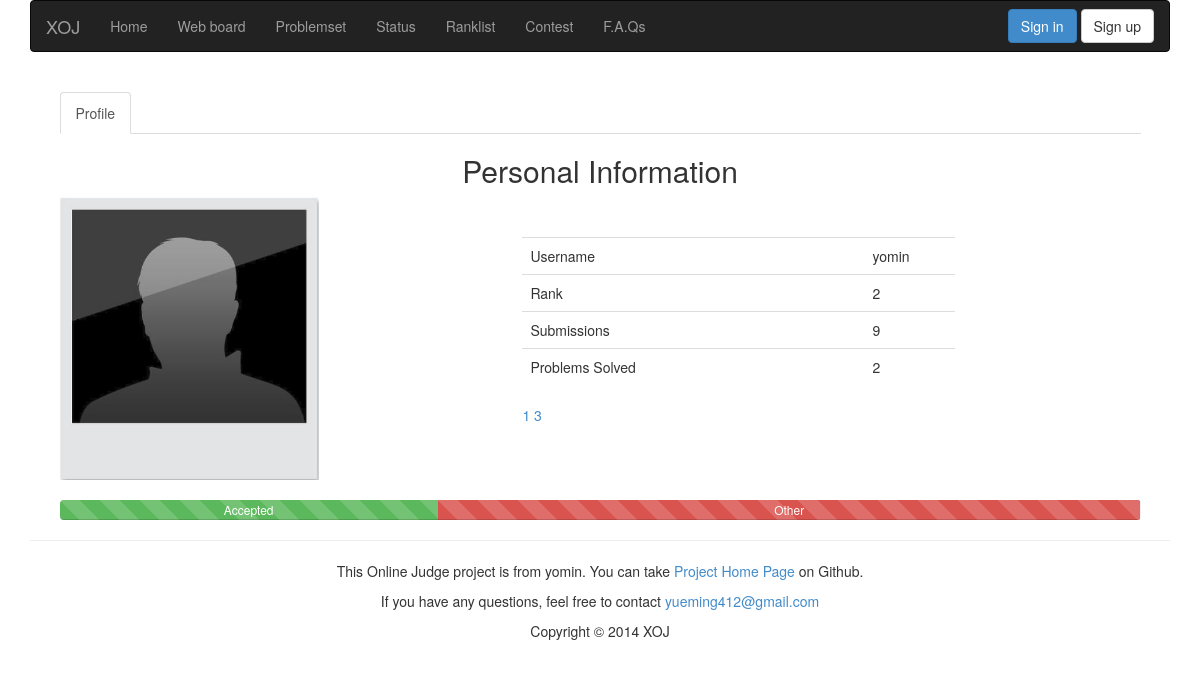
/userinfo?userid=yomin/, run on the app's committed database.
### appfile/models.py (models this page shows, shortened)
class User(db.Model):
    userid = db.Column(db.String(22), primary_key = True, unique = True)
    nickname = db.Column(db.String(22),unique = True)
    password = db.Column(db.String(100),unique = True)
    is_admin = db.Column(db.Boolean)
    ac_count = db.Column(db.Integer, default = 0)
    submit_count = db.Column(db.Integer, default = 0)

class Submit(db.Model):
    runid = db.Column(db.Integer, primary_key = True)
    userid = db.Column(db.String(22))
    pid = db.Column(db.Integer)
    result = db.Column(db.String(22), default = 'Pending')
    memory_used = db.Column(db.Integer, default = None)
    time_used = db.Column(db.Integer, default = None)
    language = db.Column(db.String(22))
    src = db.Column(db.Text)
    length = db.Column(db.Integer)
    submit_time = db.Column(db.String(22))
    ce_error = db.Column(db.Text, default = None)

### appfile/views.py (the view)
@app.route('/userinfo?userid=<userid>/')
def userinfo(userid):
    user = User.query.get(userid)
    solved_problem_list = Submit.query.filter_by(userid = userid, result = 'Accepted').order_by(Submit.pid).distinct(Submit.pid).all()
    user_list = User.query.order_by(User.ac_count.desc(), User.submit_count, User.userid).all()
    rank  = user_list.index(user) + 1
    return render_template('userinfo.html', user = user, rank = rank, solved_problem_list = solved_problem_list)

### appfile/views.py (called while the page is built)
@app.before_request
def before_request():
    g.user = current_user
    if g.user.is_authenticated():
        g.url = url_for('userinfo',userid = g.user.userid)

### appfile/templates/userinfo.html (shortened to what this page needs)
{% extends "base.html" %}
{% block content %}
<div id="wrapper2" class="container">
    <ul class="nav nav-tabs" role="tablist">
        <li role="presentation" class="active">
            <a href={{ url_for('userinfo',userid = user.userid) }}>Profile</a>
        </li>
    </ul>
    <center><h2>Personal Information</h2></center>
    <div class="row">
        <div class="col-sm-5">
            <img src={{ url_for('static', filename='image/anonimous.jpg') }} alt="anonimous image" height="60%" width="60%" />
        </div>
        <div class="col-sm-5">
            <table class="table">
                <br><br>
                <tr>
                    <td class="left">Username</td>
                    <td>{{ user.nickname }}</td>
                </tr>
                <tr>
                    <td class="left" style="width:200px">Rank</td>
                    <td style="width:50px">{{ rank }}</td>
                </tr>
                <tr>
                    <td class="left">Submissions</td>
                    <td>{{ user.submit_count }}</td>
                </tr>
                <tr>
                    <td class="left">Problems Solved</td>
                    <td>{{ user.ac_count }}</td>
                </tr>
            </table>
            <p class="left">
                {% for problem in solved_problem_list %}
                <a href={{ url_for('show_problem', pid = problem.pid) }}>{{ problem.pid }}</a>
                {% endfor %}
            </p>
        </div>
    </div>
    <br>
    <div class="progress">
        <div class="progress-bar progress-bar-success progress-bar-striped active" style="width: 35%">
            Accepted
        </div>
        <div class="progress-bar progress-bar-danger progress-bar-striped active" style="width: 65%">
            Other
        </div>
    </div>
</div>
{% endblock %}

### appfile/static/css/style.css (style rules this page uses)
#wrapper2 { position: relative; width: 1111px; top: 20px; margin: 0 auto; }
a:link { text-decoration: none; }

### data on the page
User: nickname "yomin", submit_count "9", ac_count "2"
Submit: pid "1"
Submit: pid "3"

### other printed values
{{ rank }} "2"
